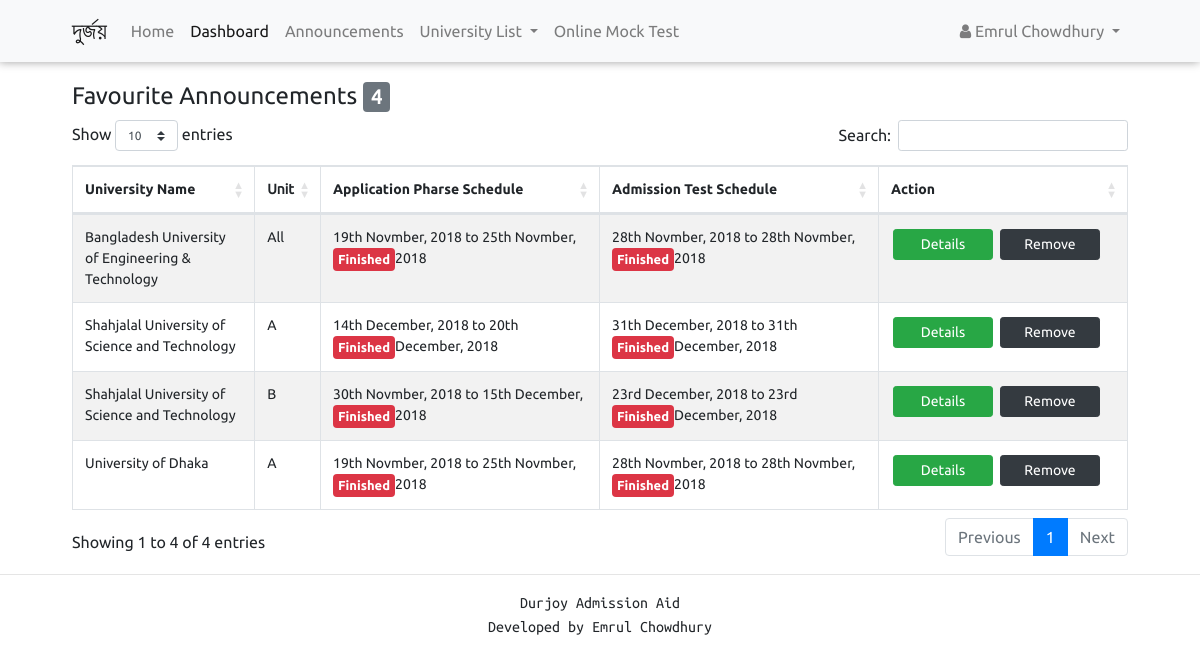
The page /dashboard (signed in) on the database its author committed.
### tables this page shows
CREATE TABLE `tbl_announcement` (
  `id` int(11) NOT NULL,
  `name` varchar(5000) NOT NULL,
  `unit` varchar(5000) NOT NULL,
  `is_science` varchar(5000) NOT NULL,
  `is_arts` varchar(5000) NOT NULL,
  `is_commerce` varchar(5000) NOT NULL,
  `application_start` varchar(5000) NOT NULL,
  `application_end` varchar(5000) NOT NULL,
  `exam_start` varchar(5000) NOT NULL,
  `exam_end` varchar(5000) NOT NULL,
  `science_ssc_gpa` double NOT NULL,
  `science_hsc_gpa` double NOT NULL,
  `arts_ssc_gpa` double NOT NULL,
  `arts_hsc_gpa` double NOT NULL,
  `commerce_ssc_gpa` double NOT NULL,
  `commerce_hsc_gpa` double NOT NULL,
  `ssc_min_year` int(11) NOT NULL,
  `hsc_min_year` int(11) NOT NULL,
  `circular` varchar(5000) NOT NULL,
  `visiblity` varchar(50) NOT NULL DEFAULT 'false',
  `published_time` timestamp NOT NULL DEFAULT CURRENT_TIMESTAMP
);

### function.php (called while the page is built, shortened)
<?php
function get_date($x) {
  $day = $x[8] * 10 + $x[9];
  $month = $x[5] * 10 + $x[6];
  if($month == '11') $month = "Novmber";
  if($month == '12') $month = "December";
  $year = "";
  for ($i=0; $i < 4; $i++) {
  	$year = $year . $x[$i];
  }
  if($day == 1 || $day == 21)$day .= "st";
  else if($day == 2 || $day == 22)$day .= "nd";
  else if($day == 3 || $day == 23)$day .= "rd";
  else $day .= "th";
  return $day . " " . $month . ", " . $year;
}
?>

### view_favourite.php (the view, shortened to what this page needs)
<?php
include('function.php');
include('databaseconn.php');
$query = "SELECT * FROM tbl_favourite WHERE username = '" . $_SESSION['username'] . "'";
$result = mysqli_query($db, $query);
if (mysqli_num_rows($result) > 0) {
  echo "<tbody>";
  while($tbl = mysqli_fetch_assoc($result)) {
        $innerquery = "SELECT * FROM tbl_announcement WHERE id = '" . $tbl["announcement_id"] . "' and visiblity = 'true' ORDER BY exam_end";
        $innerresult = mysqli_query($db, $innerquery);
        while($row = mysqli_fetch_assoc($innerresult)) {
          echo "<tr>";
          echo '<td>' . $row["name"] . ' ';
          echo "</td>";
          echo '<td>' . $row['unit'] . '</td>';
        echo "<td>" . get_date($row["application_start"]) . " to " . get_date($row["application_end"]) . ' ';
        if($row['application_end'] < date("Y-m-d")) {
          echo '<span style="float: left; padding: 5px; font-size: 13px; font-family: Ubuntu-B" class="badge badge-danger">Finished</span>';
        }
        echo "</td>";
        echo "<td>" . get_date($row["exam_start"]) . " to " . get_date($row["exam_end"]) . " ";
        if($row['exam_end'] < date("Y-m-d")) {
          echo '<span style="float: left; padding: 5px; font-size: 13px; font-family: Ubuntu-B" class="badge badge-danger">Finished</span>';
        }
        echo "</td>";
          ?>
          <td align="center">
            <form action="announcement.php" style="float: left; padding: 2px; margin-right: 3px;" method="get">
              <button type="submit" class="btn btn-success btn-sm" style="width: 100px">
            <?php
              if(!isset($_SESSION['admin'])) echo "Details";
            ?>
              </button>
            </form>
            <?php if(!isset($_SESSION['admin']) && isset($_SESSION['username'])): ?>
              <form action="dashboard.php" style="float: left; padding: 2px; margin-right: 3px;" method="post">
                <?php
                  $qr = 'SELECT * FROM tbl_favourite WHERE username = ' ."'". $_SESSION["username"] . "'" . " and announcement_id = ". $row['id'];
                  $res = mysqli_query($db, $qr);
                  if(mysqli_num_rows($res) == 0) {
                    echo '<button type="submit" class="btn btn-primary btn-sm" name="add_to_favourite"><span class="glyphicon glyphicon-star" aria-hidden="true" title="Add to Favourite"></span> Add to Favourite';
                  }
                  else {
                    echo '<button style="width: 100px" type="submit" class="btn btn-dark btn-sm" name="remove_from_favourite">Remove';
                  }
                ?>
                </button>
              </form>
            <?php endif;?>
          </td>
          <?php
          echo "</tr>";
        }
  }
  echo "</tbody>";
}
?>

### dashboard.php (shortened to what this page needs)
<!DOCTYPE html>
<html lang="en">
<head>
  <link rel="stylesheet" href="https://maxcdn.bootstrapcdn.com/bootstrap/4.0.0/css/bootstrap.min.css">
<link href="https://cdnjs.cloudflare.com/ajax/libs/twitter-bootstrap/4.1.1/css/bootstrap.css" rel="stylesheet">
<link href="https://cdn.datatables.net/1.10.19/css/dataTables.bootstrap4.min.css" rel="stylesheet">
<link href="https://maxcdn.bootstrapcdn.com/font-awesome/4.7.0/css/font-awesome.min.css" rel="stylesheet">
</head>
<body style="padding-bottom: 30px">
<nav class="navbar navbar-expand-lg navbar-light bg-light" style="margin-bottom: 20px; padding-left: 6%; padding-right: 6%">
  <a class="navbar-brand" href="../public_html/" style=" font-size: 24px; font-family: 'Hind Siliguri', sans-serif;">দুর্জয়</a>
  <div class="collapse navbar-collapse" id="navbarNavDropdown">
    <ul class="navbar-nav">
      <li class="nav-item">
        <a class="nav-link" href="../public_html/">Home <span class="sr-only">(current)</span></a>
      </li>
      <?php
if (!isset($_SESSION['admin']) && isset($_SESSION['username'])):
?>
        <li class="nav-item active">
          <a class="nav-link" href="dashboard">Dashboard</a>
        </li>
      <?php
endif;
?>
      <li class="nav-item">
        <a class="nav-link" href="announcementList">Announcements</a>
      </li>
      <li class="nav-item dropdown">
        <a class="nav-link dropdown-toggle" href="#" id="navbarDropdownMenuLink" data-toggle="dropdown" aria-haspopup="true" aria-expanded="false">
          University List
        </a>
      </li>
      <li class="nav-item">
        <a class="nav-link" href="omt">Online Mock Test</a>
      </li>
    </ul>
    <?php
if (isset($_SESSION['username'])):
?>
    <ul class="navbar-nav ml-md-auto">
      <li class="nav-item dropdown ">
        <a class="nav-link dropdown-toggle" href="#" id="navbarDropdownMenuLink" data-toggle="dropdown" aria-haspopup="true" aria-expanded="false">
          <span class="fa fa-user"></span>
          <?php
    echo (" " . $_SESSION['name']);
?>
        </a>
      </li>
    </ul>
    <?php
endif;
?>
  </div>
</nav>
  <?php
include('adminserver.php');
?>
  <div class="container-fluid">
    <?php
include('success.php');
?>
    <h4>Favourite Announcements <span style="font-size: 20px" class="badge badge-secondary">
        <?php
include('count_favourite.php');
?></span></h4>
    <table style="font-size: 14px" id="announcement" class="table table-bordered  table-hover table-striped table-responsive">
      <thead>
        <tr>
          <th style="font-family: Ubuntu-B;width: 100%">University Name</th>
          <th>Unit</th>
          <th style="font-family: Ubuntu-B;width: 240px; max-width: 240px; min-width: 240px">Application Pharse Schedule</th>
          <th style="font-family: Ubuntu-B;width: 240px; max-width: 240px; min-width: 240px">Admission Test Schedule</th>
          <?php
if (!isset($_SESSION['admin']) && isset($_SESSION['username'])):
?>
          <th style="font-family: Ubuntu-B;max-width: 210px; width: 210px; min-width: 210px">Action</th>
        <?php
endif;
?>
        </tr>
      </thead>
      <?php
include('view_favourite.php');
?>
    </table>
  </div>
</body>
<hr>
<div class="container-fluid" style="font-size: 16px; font-family: UbuntuMono-R; padding-left: 6%; padding-right: 6%">
  <center style="font-family: UbuntuMono-R;">Durjoy Admission Aid<br>
  Developed by Emrul Chowdhury</center>
  </div>
</html>
</html>

### success.php (shortened to what this page needs)
<style>
		@font-face {
    		font-family: UbuntuMono-R;
    		src: url(assests/font/UbuntuMono-R.ttf);
		}
	</style>

### count_favourite.php
<?php
include('databaseconn.php');
$query = "SELECT * FROM tbl_favourite WHERE username = '" . $_SESSION['username'] . "'";
$result = mysqli_query($db, $query);
$cnt = 0;
if (mysqli_num_rows($result) > 0) {
  echo "<tbody>";
  while($tbl = mysqli_fetch_assoc($result)) {
        $innerquery = "SELECT * FROM tbl_announcement WHERE id = '" . $tbl["announcement_id"] . "' and visiblity = 'true'";
        $innerresult = mysqli_query($db, $innerquery);
        if(mysqli_num_rows($innerresult) > 0) $cnt++;
  }
}
echo $cnt;
?>

### dashboard.php (style rules this page uses)
* { font-family: Ubuntu-R; }
.navbar { -webkit-box-shadow: -1px 0px 9px 0px rgba(0,0,0,0.38); -moz-box-shadow: -1px 0px 9px 0px rgba(0,0,0,0.38); box-shadow: -1px 0px 9px 0px rgba(0,0,0,0.38); font-size: 16px; }
.container-fluid { padding-left: 6%; padding-right: 6%; }

### rows shown on the page
tbl_announcement: name "Bangladesh University of Engineering & Technology", unit "All", application_start "19th Novmber, 2018", application_end "25th Novmber, 2018", shows "Finished", exam_start "28th Novmber, 2018", exam_end "28th Novmber, 2018"
tbl_announcement: name "Shahjalal University of Science and Technology", unit "A", application_start "14th December, 2018", application_end "20th December, 2018", shows "Finished", exam_start "31th December, 2018", exam_end "31th December, 2018"
tbl_announcement: name "Shahjalal University of Science and Technology", unit "B", application_start "30th Novmber, 2018", application_end "15th December, 2018", shows "Finished", exam_start "23rd December, 2018", exam_end "23rd December, 2018"
tbl_announcement: name "University of Dhaka", unit "A", application_start "19th Novmber, 2018", application_end "25th Novmber, 2018", shows "Finished", exam_start "28th Novmber, 2018", exam_end "28th Novmber, 2018"

### other values the page prints
$_SESSION['name'] "Emrul Chowdhury"
$cnt "4"
